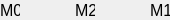
        <widget class="PyDMFrame" name="composite_1">
          <property name="geometry">
            <rect>
              <x>484</x>
              <y>276</y>
              <width>170</width>
              <height>20</height>
            </rect>
          </property>
          <property name="sizePolicy">
            <sizepolicy hsizetype="Ignored" vsizetype="Ignored">
              <horstretch>0</horstretch>
              <verstretch>0</verstretch>
            </sizepolicy>
          </property>
          <layout class="QGridLayout" name="gridLayout_2" columnstretch="20,55,20,55,20" rowstretch="20">
            <property name="leftMargin">
              <number>0</number>
            </property>
            <property name="topMargin">
              <number>0</number>
            </property>
            <property name="rightMargin">
              <number>0</number>
            </property>
            <property name="bottomMargin">
              <number>0</number>
            </property>
            <property name="horizontalSpacing">
              <number>0</number>
            </property>
            <property name="verticalSpacing">
              <number>0</number>
            </property>
            <item row="0" column="0">
              <widget class="QLabel" name="text">
                <property name="geometry">
                  <rect>
                    <x>0</x>
                    <y>0</y>
                    <width>20</width>
                    <height>20</height>
                  </rect>
                </property>
                <property name="sizePolicy">
                  <sizepolicy hsizetype="Ignored" vsizetype="Ignored">
                    <horstretch>0</horstretch>
                    <verstretch>0</verstretch>
                  </sizepolicy>
                </property>
                <property name="text">
                  <string>M0</string>
                </property>
                <property name="font">
                  <font>
                    <pointsize>12</pointsize>
                  </font>
                </property>
                <property name="brush" stdset="0">
                  <brush brushstyle="SolidPattern">
                    <color alpha="255">
                      <red>0</red>
                      <green>0</green>
                      <blue>0</blue>
                    </color>
                  </brush>
                </property>
                <property name="toolTip">
                  <string>text</string>
                </property>
                <property name="alignment">
                  <set>Qt::AlignLeading|Qt::AlignLeft|Qt::AlignVCenter</set>
                </property>
                <property name="styleSheet">
                  <string notr="true">QLabel#text {
  color: rgb(0, 0, 0);
  }</string>
                </property>
              </widget>
            </item>
            <item row="0" column="4">
              <widget class="QLabel" name="text_1">
                <property name="geometry">
                  <rect>
                    <x>150</x>
                    <y>0</y>
                    <width>20</width>
                    <height>20</height>
                  </rect>
                </property>
                <property name="sizePolicy">
                  <sizepolicy hsizetype="Ignored" vsizetype="Ignored">
                    <horstretch>0</horstretch>
                    <verstretch>0</verstretch>
                  </sizepolicy>
                </property>
                <property name="text">
                  <string>M1</string>
                </property>
                <property name="font">
                  <font>
                    <pointsize>12</pointsize>
                  </font>
                </property>
                <property name="brush" stdset="0">
                  <brush brushstyle="SolidPattern">
                    <color alpha="255">
                      <red>0</red>
                      <green>0</green>
                      <blue>0</blue>
                    </color>
                  </brush>
                </property>
                <property name="toolTip">
                  <string>text_1</string>
                </property>
                <property name="alignment">
                  <set>Qt::AlignLeading|Qt::AlignLeft|Qt::AlignVCenter</set>
                </property>
                <property name="styleSheet">
                  <string notr="true">QLabel#text_1 {
  color: rgb(0, 0, 0);
  }</string>
                </property>
              </widget>
            </item>
            <item row="0" column="2">
              <widget class="QLabel" name="text_2">
                <property name="geometry">
                  <rect>
                    <x>75</x>
                    <y>0</y>
                    <width>20</width>
                    <height>20</height>
                  </rect>
                </property>
                <property name="sizePolicy">
                  <sizepolicy hsizetype="Ignored" vsizetype="Ignored">
                    <horstretch>0</horstretch>
                    <verstretch>0</verstretch>
                  </sizepolicy>
                </property>
                <property name="text">
                  <string>M2</string>
                </property>
                <property name="font">
                  <font>
                    <pointsize>12</pointsize>
                  </font>
                </property>
                <property name="brush" stdset="0">
                  <brush brushstyle="SolidPattern">
                    <color alpha="255">
                      <red>0</red>
                      <green>0</green>
                      <blue>0</blue>
                    </color>
                  </brush>
                </property>
                <property name="toolTip">
                  <string>text_2</string>
                </property>
                <property name="alignment">
                  <set>Qt::AlignLeading|Qt::AlignLeft|Qt::AlignVCenter</set>
                </property>
                <property name="styleSheet">
                  <string notr="true">QLabel#text_2 {
  color: rgb(0, 0, 0);
  }</string>
                </property>
              </widget>
            </item>
          </layout>
        </widget>
